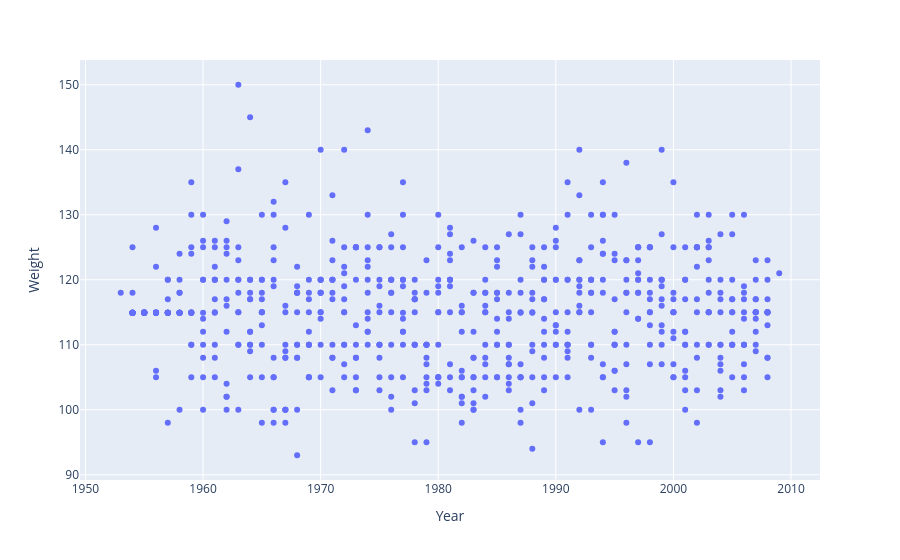

Source (notebook cell):
### Code cell
fig = px.scatter(df, "Year", "Weight")
fig.show()

### Figure 1 — Plotly figure (JSON) as saved in the notebook; plotly's stock layout.template omitted (floating-point values rounded to 4 significant figures; data arrays with more than 128 entries replaced by an {"elided": "..."} marker saying what was removed)
{"data": [{"hovertemplate": "Year=%{x}<br>Weight=%{y}<extra></extra>", "legendgroup": "", "marker": {"color": "#636efa", "symbol": "circle"}, "mode": "markers", "name": "", "orientation": "v", "showlegend": false, "type": "scatter", "x": {"elided": "662 int values"}, "xaxis": "x", "y": {"elided": "662 float values"}, "yaxis": "y"}], "layout": {"legend": {"tracegroupgap": 0}, "margin": {"t": 60}, "xaxis": {"anchor": "y", "domain": [0, 1], "title": {"text": "Year"}}, "yaxis": {"anchor": "x", "domain": [0, 1], "title": {"text": "Weight"}}}}
